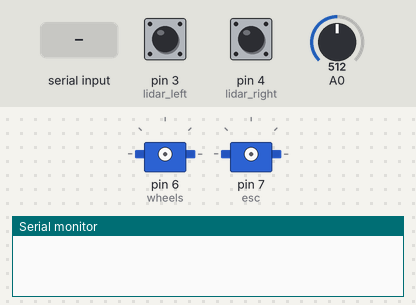
The sketch below on a simulated Arduino Uno, built with avr-gcc and run on an emulated ATmega328P. Shown: 2 × servo, the last lines printed to the serial monitor. Inputs (shaded band) come from the test bench; at power-on: pin 3 (lidar_left) LOW, pin 4 (lidar_right) LOW, A0 = 512.

Above: at 0.1 s.
At 6.2 s:
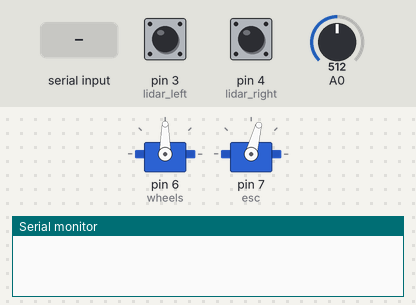
6.3 s: "A\n" received over the second serial link
10.6 s: "C\n" received over the second serial link
At 12.3 s:
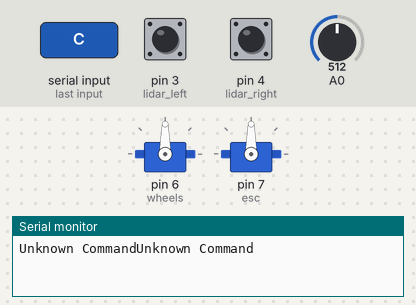
Timing chart, 0 to 13.8 s (numbered marks = the images above; inputs shaded):
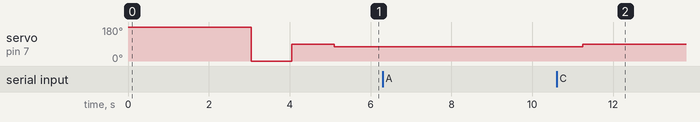

The sketch:

keepStraight.ino
```cpp
#include<SoftwareSerial.h>
#include<Servo.h>
#include <PID_v1.h>
/** -------------Init Values------------ **/
SoftwareSerial mySerial(0,1);
/* ----------------Servos---------------- */
Servo wheels;
Servo esc;
int startupDelay = 1000;
/* ----------------Lidars---------------- */
double pulse_width_left, pulse_width_right;
int lidar_left = 3;
int lidar_right = 4;

/* -----------------PIDs----------------- */
int angle, control_mode;
double Setpoint, Input, Output, Gap, input_raw, Offset, c_output, d_diff;
double aggKp=100, aggKi=0.0005, aggKd=0.15;
double consKp=8, consKi=0.00005, consKd=3;
double flag = 1;

PID myPID(&Input, &Output, &Setpoint, consKp, consKi, consKd, DIRECT);
/* ----------------Sonar----------------- */
double distance;


/** -----------Setup Function----------- **/
void setup(){
  control_mode = 1;
  /*Serial.print(control_mode);*/
  /* Measure when setup */
  pulse_width_left = pulseIn(3, HIGH);
  pulse_width_right = pulseIn(4, HIGH);
  delay(50);
  /*Input = abs(pulse_width_left-pulse_width_right)/10;*/
  Offset = (pulse_width_left + pulse_width_right)/20;
  Setpoint = 0;
  /*Gap = abs(Setpoint-Input);*/
  myPID.SetMode(AUTOMATIC);
  /* Assign I/O pin */
  wheels.attach(6);
  esc.attach(7); // initialize ESC to Digital IO Pin #9
  /* Set wheels to default */
  wheels.write(90);
  /* Set sensor input */
  pinMode(lidar_left, INPUT); // Set pin 3 as monitor pin
  pinMode(lidar_right, INPUT);
  /* Start Serial Port */
  Serial.begin(9600);
  mySerial.begin(9600);
  /* Init ESC */
  calibrateESC();
}

 void calibrateESC(){
    esc.write(180); // full backwards
    delay(startupDelay);
    esc.write(0);
    delay(startupDelay);
    esc.write(90);
    delay(startupDelay);
    esc.write(90);
 }

  void oscillate(){
    distance = analogRead(A0);
    /*Serial.print(distance);
    Serial.print(control_mode);*/

    if (distance >= 30 && control_mode == 1){
        esc.write(75);
        pulse_width_left = pulseIn(lidar_left, HIGH);
        pulse_width_right = pulseIn(lidar_right, HIGH);
            //Serial.print(pulse_width_left);
            //Serial.print("\n");
            //Serial.print(pulse_width_right);
            //Serial.print("\n");
            //delay(1000);
        if ( pulse_width_left !=0 && pulse_width_right != 0 && pulse_width_left <= 5000 && pulse_width_right <= 5000){
            pulse_width_left = pulse_width_left/10; /* 10usec = 1 cm of distance for LIDAR-Lit */
            pulse_width_right = pulse_width_right/10;
            //Serial.print(pulse_width_left);
            //Serial.print("\n");
            //Serial.print(pulse_width_right);
            //Serial.print("\n");
            //delay(1000);

            input_raw = pulse_width_left - pulse_width_right;
            Input =0 - abs(input_raw);
            Gap = abs( Input - Setpoint );
            if (Gap > 60){
                Output=0;
            }
             else if(Gap>25)
            {  //we're close to setpoint, use conservative tuning parameters
                myPID.SetTunings(consKp, consKi, consKd);
            }
            else
            {
            //we're far from setpoint, use aggressive tuning parameters
            myPID.SetTunings(aggKp, aggKi, aggKd);
            }

            myPID.Compute();
            if (input_raw >= 0){
                if (pulse_width_right < Offset + 5)
                flag = 2.5;
                else flag = -0.25;
            }
            else if (pulse_width_right > Offset - 5){
                flag = -2;
            }
            else flag = 0.25;
            angle = flag*Output/255*10 + 90;
            wheels.write(angle);
            Serial.print(angle);
            Serial.print("\n");
            /*Serial.print(Output);
            Serial.print("\n");*/
            }
        }

    else {
     esc.write(90);
    }

  }

void control_drive() {
    control_mode = 0;

}


void auto_drive() {
    control_mode = 1;

}

void turn() {
 // if(angle<180) {
  //  esc.write(75);
  //}
  //else {
    //esc.write(100);
 // }


}

void keep_straight() {


}

void set_crawler(){

}

void loop(){
    char command;
    if (mySerial.available()) {
      command = mySerial.read();

      switch(command){
            case 'A':
            auto_drive();
            break;

        case 'C':
            control_drive();
            break;

        case 'T':
            turn();
            break;

        case 'K':
            keep_straight();
            break;

        case 'S':
            set_crawler();
            break;

        default:
            Serial.print("Unknown Command");
      }
    }
    delay(50);
    oscillate();

}
```

Measured:
- after the input at 10.6 s, servo on pin 7 (esc): 75° → 90° after 0.65 s
